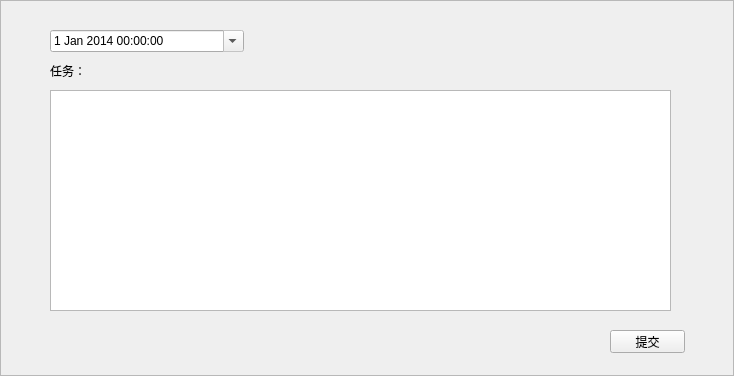
<?xml version="1.0" encoding="UTF-8"?>
<ui version="4.0">
 <class>PunchOut</class>
 <widget class="QFrame" name="PunchOut">
  <property name="geometry">
   <rect>
    <x>0</x>
    <y>0</y>
    <width>734</width>
    <height>376</height>
   </rect>
  </property>
  <property name="windowTitle">
   <string>Frame</string>
  </property>
  <property name="frameShape">
   <enum>QFrame::StyledPanel</enum>
  </property>
  <property name="frameShadow">
   <enum>QFrame::Raised</enum>
  </property>
  <widget class="QPushButton" name="pushButton">
   <property name="geometry">
    <rect>
     <x>610</x>
     <y>330</y>
     <width>75</width>
     <height>23</height>
    </rect>
   </property>
   <property name="text">
    <string>提交</string>
   </property>
  </widget>
  <widget class="QLabel" name="label">
   <property name="geometry">
    <rect>
     <x>50</x>
     <y>60</y>
     <width>54</width>
     <height>21</height>
    </rect>
   </property>
   <property name="text">
    <string>任务：</string>
   </property>
  </widget>
  <widget class="QTextBrowser" name="textBrowser">
   <property name="geometry">
    <rect>
     <x>50</x>
     <y>90</y>
     <width>621</width>
     <height>221</height>
    </rect>
   </property>
  </widget>
  <widget class="QDateTimeEdit" name="dateTimeEdit">
   <property name="geometry">
    <rect>
     <x>50</x>
     <y>30</y>
     <width>194</width>
     <height>22</height>
    </rect>
   </property>
   <property name="readOnly">
    <bool>true</bool>
   </property>
   <property name="maximumDate">
    <date>
     <year>2099</year>
     <month>12</month>
     <day>31</day>
    </date>
   </property>
   <property name="minimumDate">
    <date>
     <year>2014</year>
     <month>1</month>
     <day>1</day>
    </date>
   </property>
   <property name="calendarPopup">
    <bool>true</bool>
   </property>
  </widget>
 </widget>
 <resources/>
 <connections/>
</ui>
